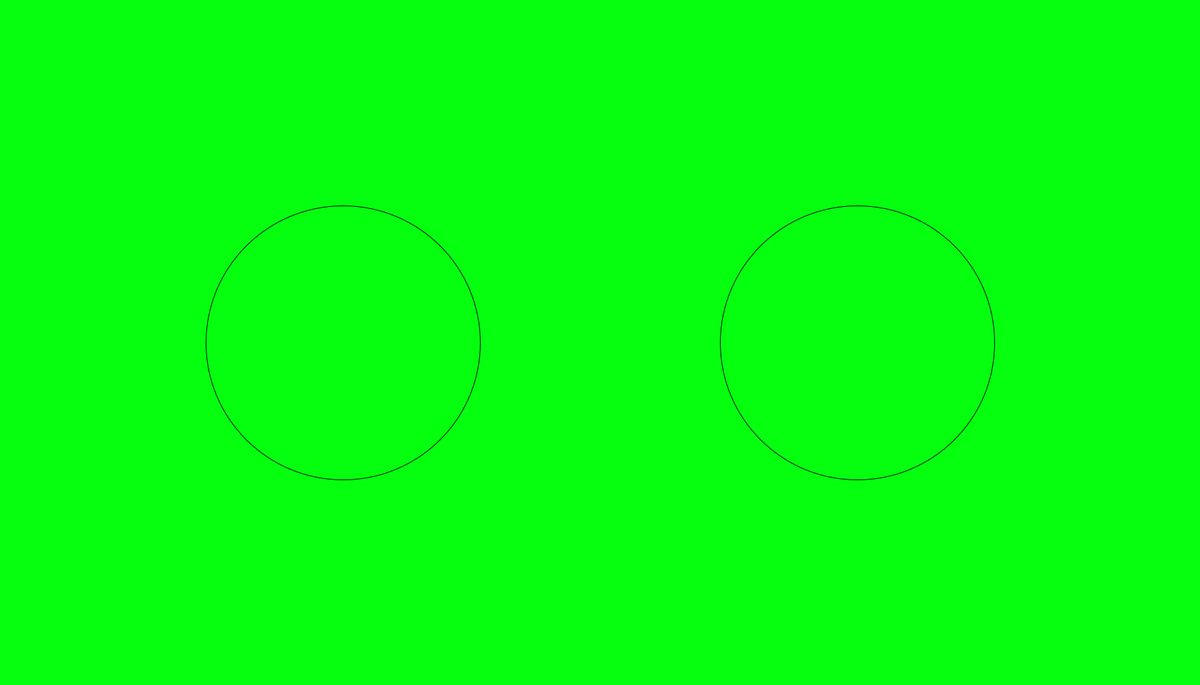
Frame 1 (no input)
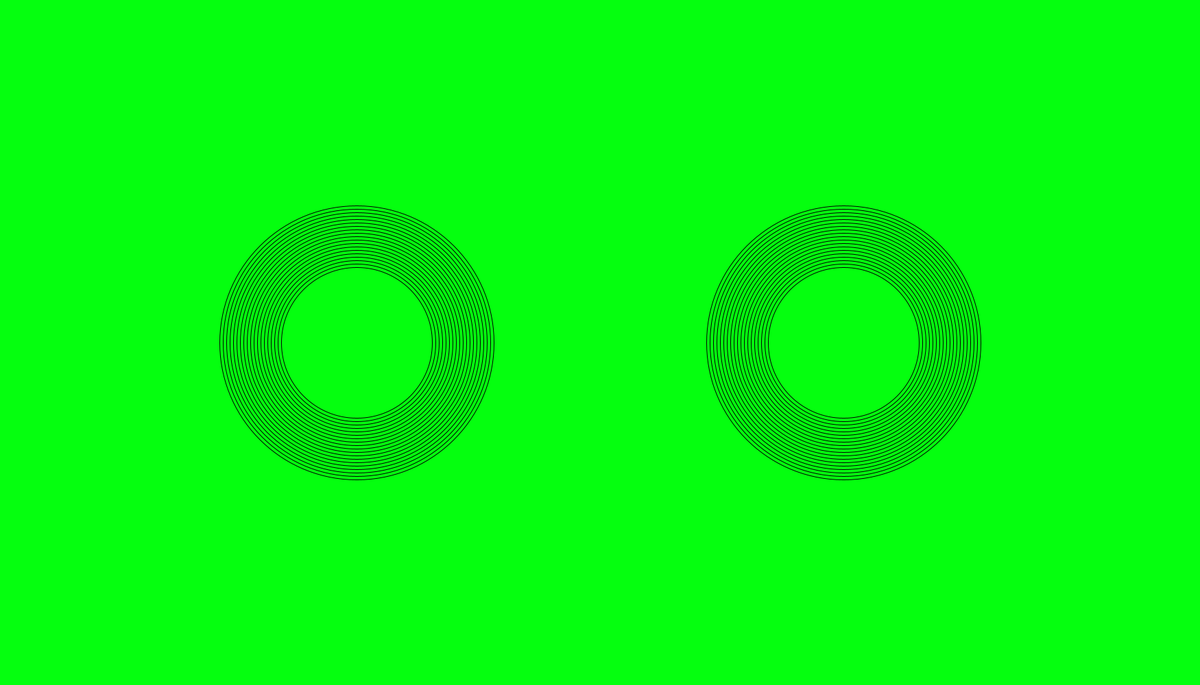
Frame 60 (the mouse pressed at the canvas centre just before this capture)
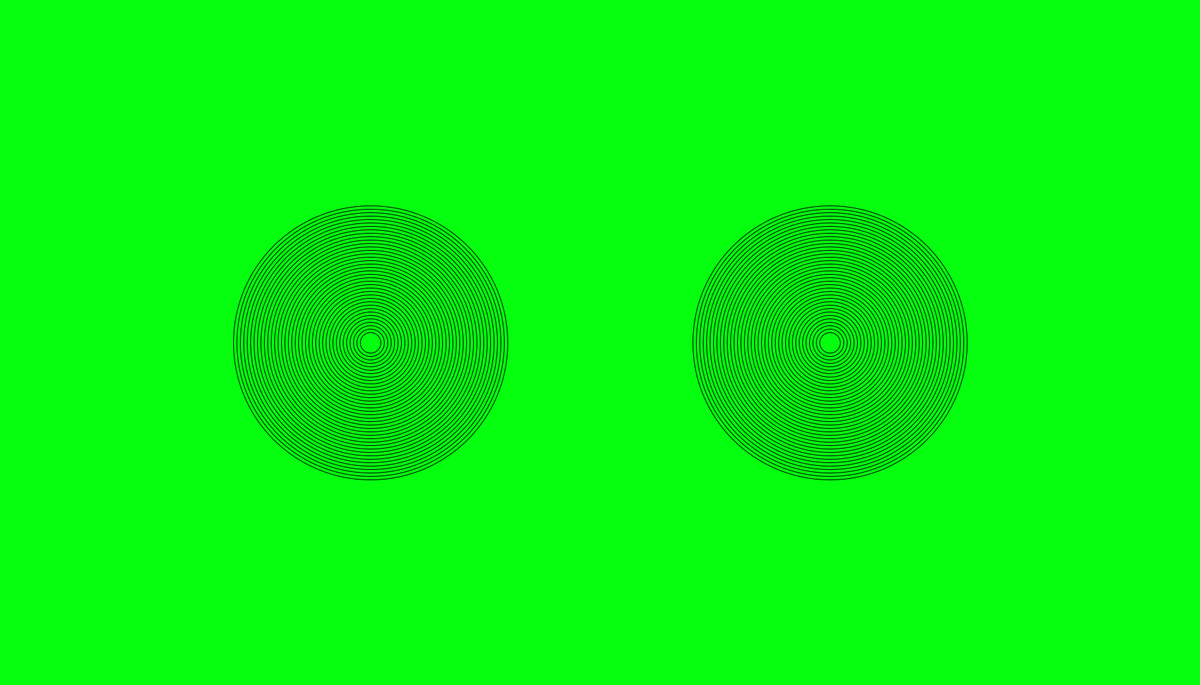
Frame 120 (the mouse held since frame 60 and released just before this capture)

The Processing sketch that drew these frames (run headless with seeded random() and noise(); from frame 60 on, the mouse is pressed at the canvas centre):

// Processing sketch: Amazing_Rings
// ── Amazing_Rings.pde
int speed=20;
int left=500;
int right=1250;
int i=400;
void setup(){
background(#05FF0F);
  size(1750,1000);
  noFill();
size(1750,1000);
  noFill();
}
void draw(){
  if(i>=10){
    ellipse(left,500,i,i);
   ellipse(right,500,i,i);
    i=i-10;

      
  }
else{
     left=left+speed;  
   right=right-speed;
i=400;
background(#05FF0F);
}
}



    
   
 
